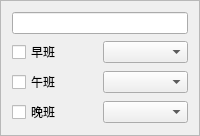
        <widget class="QFrame" name="frames_13">
         <property name="frameShape">
          <enum>QFrame::Shape::StyledPanel</enum>
         </property>
         <property name="frameShadow">
          <enum>QFrame::Shadow::Raised</enum>
         </property>
         <layout class="QGridLayout" name="gridLayout_26">
          <item row="2" column="1">
           <widget class="QComboBox" name="comboBox_13_2"/>
          </item>
          <item row="1" column="1">
           <widget class="QComboBox" name="comboBox_13_1"/>
          </item>
          <item row="2" column="0">
           <widget class="QCheckBox" name="checkBoxs_13_2">
            <property name="text">
             <string>午班</string>
            </property>
           </widget>
          </item>
          <item row="3" column="1">
           <widget class="QComboBox" name="comboBox_13_3"/>
          </item>
          <item row="1" column="0">
           <widget class="QCheckBox" name="checkBoxs_13_1">
            <property name="text">
             <string>早班</string>
            </property>
           </widget>
          </item>
          <item row="3" column="0">
           <widget class="QCheckBox" name="checkBoxs_13_3">
            <property name="text">
             <string>晚班</string>
            </property>
           </widget>
          </item>
          <item row="0" column="0" colspan="2">
           <widget class="QLineEdit" name="lineEdits_13"/>
          </item>
         </layout>
        </widget>
